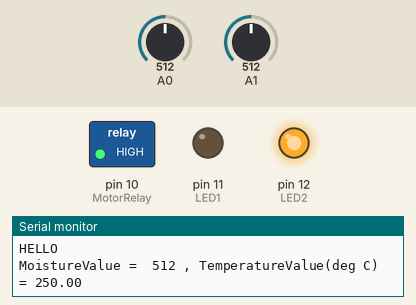
This sketch was run on a simulated Arduino Uno, built with avr-gcc and run on an emulated ATmega328P. Shown: switched loads named in the sketch (green lamp = pin HIGH), output pins drawn as LEDs (lit = HIGH), the last lines printed to the serial monitor. The test bench sets the inputs (shaded band); at power-on: A0 = 512, A1 = 512. WiFi joins after 1.5 s; servers stay silent unless stated.

Above: at 11.2 s.
11.3 s: A0 set to 786
21.8 s: A0 set to 811
At 31.4 s:
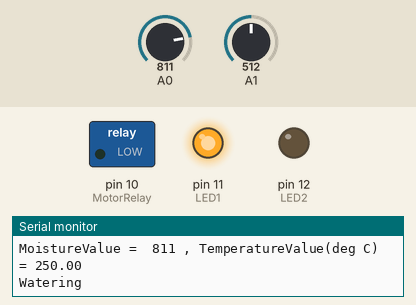
35.3 s: A0 set to 790
At 45.2 s:
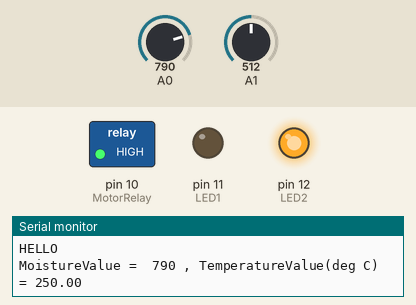
45.6 s: A1 set to 45
55.9 s: A1 set to 36
At 65.7 s:
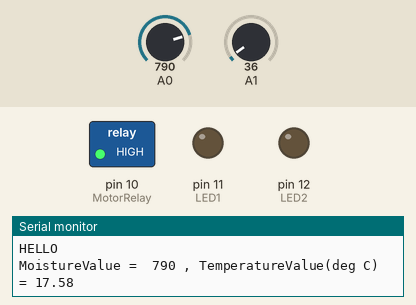
66.2 s: A1 set to 122
At 76.0 s:
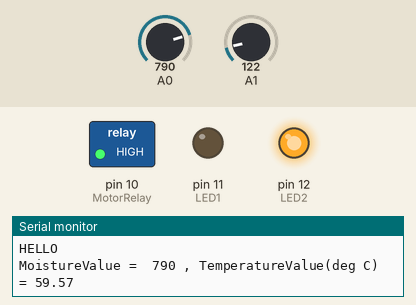
Timing chart, 0 to 77.5 s (numbered marks = the images above; inputs shaded):
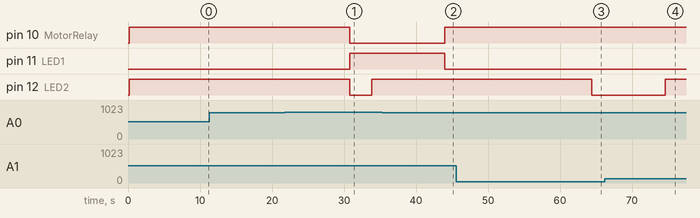

The sketch:

smart_irrigation.ino
```cpp
#include <SPI.h>
#include <Ethernet.h>

byte mac[] = { 0xDE, 0xAD, 0xBE, 0xEF, 0xFE, 0xED };
byte ip[] = {169, 254, 176, 111 };
byte server[] = { 169, 254, 176, 106};
EthernetClient client;

int TemperatureValue;
int MoistureValue;
int MotorRelay = 10;
int LED1 = 11;
int LED2 = 12;
boolean MotorState = false;

void setup()
{
      pinMode(LED1, OUTPUT);
      pinMode(LED2, OUTPUT);
      pinMode(MotorRelay, OUTPUT);
      Serial.begin(9600);
      Ethernet.begin(mac,ip);
 }


void loop()
{

    if (client.connect(server, 80))
   {
    Serial.println("HELLO");
    MotorState = false;
    MoistureValue = analogRead(A0);
    TemperatureValue = analogRead(A1);
    float mv = ( TemperatureValue/1024.0)*5000;
    float celsius = mv/10;

    Serial.print("MoistureValue =  ");
    Serial.print(MoistureValue);
    Serial.print(" , TemperatureValue(deg C) = ");
    Serial.println(celsius);

    client.print("GET /arduino/add.php?");
    client.print("moisture=");
    client.print(MoistureValue);
    client.print("&&");
    client.print("temperature=");
    client.print(celsius);
    client.print("&&");
    client.print("motorstate=");
    client.print(MotorState);
    client.println();

    digitalWrite(MotorRelay, HIGH);
    digitalWrite(LED1, LOW);
    digitalWrite(LED2, LOW);

    if (MoistureValue > 800)
    {
          digitalWrite(LED1, HIGH);
    //      delay(100);

          digitalWrite(MotorRelay, LOW);
          MotorState = true;
          Serial.println("Watering");

          delay(3000);

          // run pump for 3 seconds

          Serial.println("Finished watering");
     }

       if (celsius > 20 )
      {
            digitalWrite(LED2, HIGH);
      //      delay(100);
      //      digitalWrite(LED2, LOW);;
      //      delay(100);
      }
    delay(10000);
    // delay 10 second between reads

    client.stop();
  }
  else
  {
      Serial.println("connection failed");

  }


}
```

Measured:
- the behaviour switches between 800 and 801 on A0 (found by bisection; images 0 and 1)
- the behaviour switches between 41 and 40 on A1 (found by bisection; images 2 and 3)
- after the input at 21.8 s, pin 10 (MotorRelay): HIGH → LOW after 9.0 s; pin 11 (LED1): LOW → HIGH after 9.0 s; pin 12 (LED2): HIGH → LOW after 9.0 s, → HIGH 3.0 s later
- after the input at 35.3 s, pin 10 (MotorRelay): LOW → HIGH after 8.7 s; pin 11 (LED1): HIGH → LOW after 8.7 s; pin 12 (LED2): stays HIGH (without the input it goes to LOW after 8.7 s)
- after the input at 55.9 s, pin 12 (LED2): HIGH → LOW after 8.5 s
- after the input at 66.2 s, pin 12 (LED2): LOW → HIGH after 8.4 s
